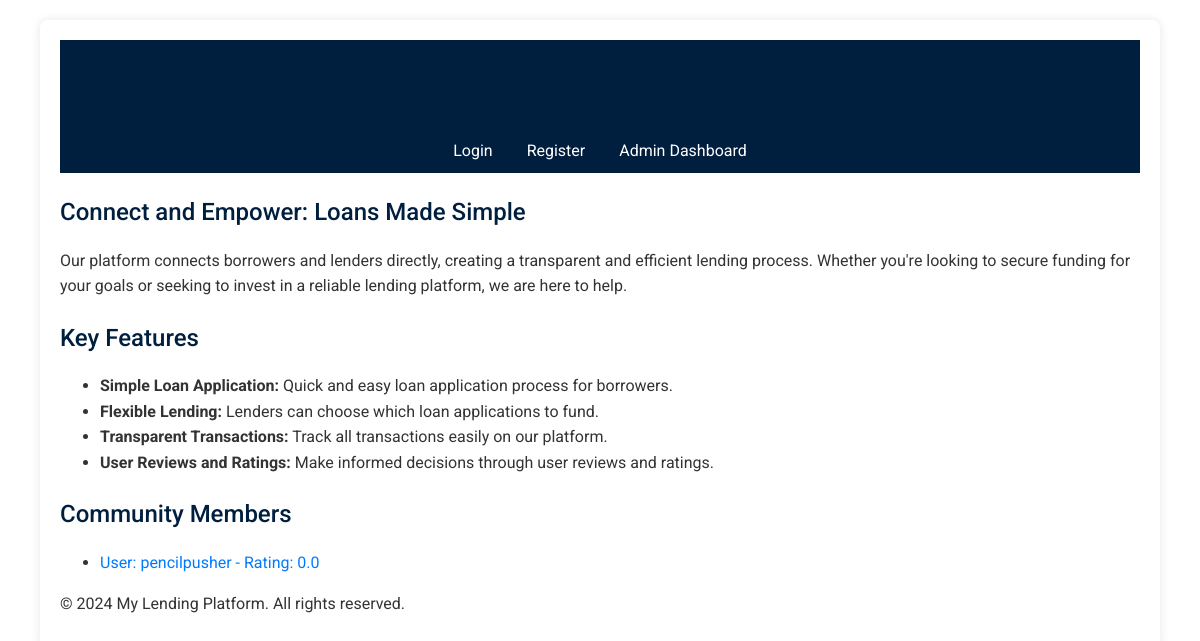
The app's page /, older data.
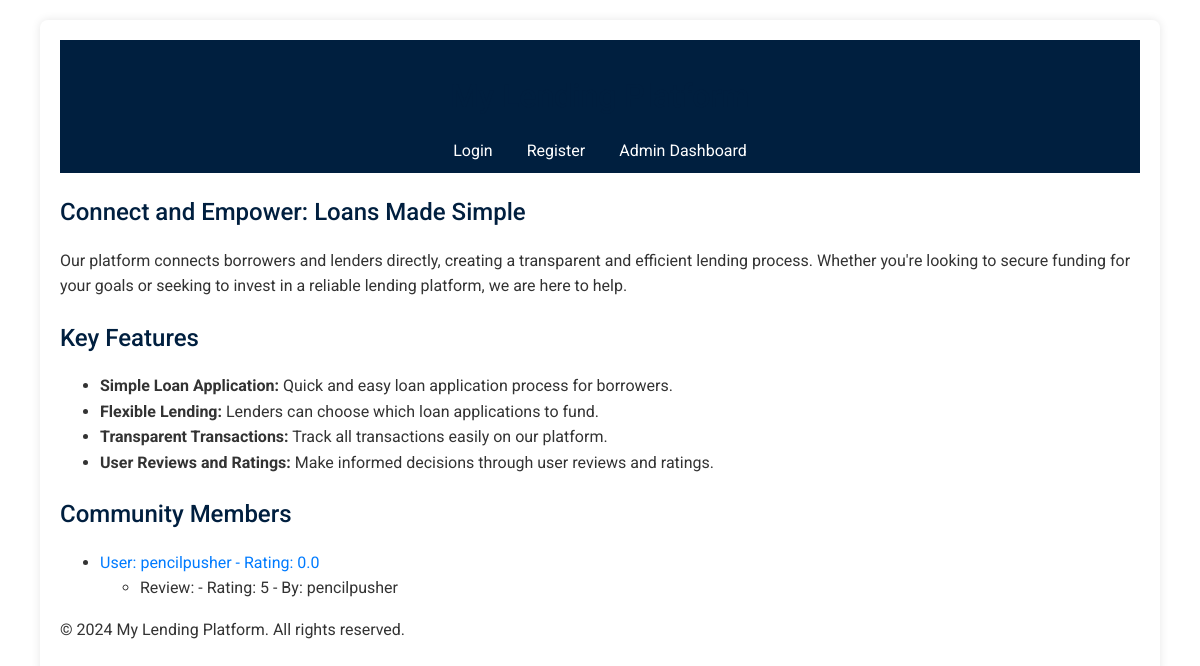
The same page, newer data.
### loans/models.py (models this page shows, shortened)
class User(AbstractUser):
    profile_picture = models.ImageField(upload_to='profile_pictures/', null=True, blank=True)
    phone_number = models.CharField(max_length=15, null=True, blank=True)
    rating = models.FloatField(default=0.0)
    number_of_loans = models.PositiveIntegerField(default=0)  # Number of loans taken
    number_of_loans_repaid = models.PositiveIntegerField(default=0)  # Number of loans repaid

class Review(models.Model):
    reviewer = models.ForeignKey(User, on_delete=models.CASCADE, related_name='reviews_given')
    reviewed_user = models.ForeignKey(User, on_delete=models.CASCADE, related_name='reviews_received')
    rating = models.PositiveIntegerField()  # 1 to 5 stars
    comment = models.TextField(null=True, blank=True)
    created_at = models.DateTimeField(auto_now_add=True)

### loans/views.py (the view)
# urls.py: path('', views.home, name='home'),  # Homepage of the 'loans' app
def home(request):
    users = User.objects.all()
    is_lender_user = is_lender(request.user)
    is_borrower_user = is_borrower(request.user)
    return render(request, 'loans/home.html', {'users':users, 'is_lender': is_lender_user, 'is_borrower': is_borrower_user})

### loans/views.py (called while the page is built)
def is_lender(user):
    return user.groups.filter(name='Lender').exists()

def is_borrower(user):
    return user.groups.filter(name='Borrower').exists()

### loans/templates/loans/home.html
{% extends 'basic_generic.html' %}
{% block content %}
{% load static %}
    <main>
        <section>
            <h2>Connect and Empower: Loans Made Simple</h2>
            <p>Our platform connects borrowers and lenders directly, creating a transparent and efficient lending process. Whether you're looking to secure funding for your goals or seeking to invest in a reliable lending platform, we are here to help.</p>
        </section>
        <section>
            <h2>Key Features</h2>
            <ul>
                <li><strong>Simple Loan Application:</strong> Quick and easy loan application process for borrowers.</li>
                <li><strong>Flexible Lending:</strong> Lenders can choose which loan applications to fund.</li>
                <li><strong>Transparent Transactions:</strong> Track all transactions easily on our platform.</li>
                <li><strong>User Reviews and Ratings:</strong> Make informed decisions through user reviews and ratings.</li>
            </ul>
        </section>
        <section>
             <h2>Community Members</h2>
            <ul>
                {% for user in users %}
                    <li>
                      <a href="{% url 'loans:submit_review' user.id %}">
                        User: {{ user.username }} - Rating: {{ user.rating }}
                      </a>
                        <ul>
                            {% for review in user.reviews_received.all %}
                               <li>Review: {{ review.comment }} - Rating: {{ review.rating }}  - By: {{review.reviewer.username}} </li>
                            {% endfor %}
                         </ul>
                     </li>
                {% endfor %}
            </ul>
        </section>
    </main>
{% endblock %}

### moneylending_platform/templates/basic_generic.html (shortened to what this page needs)
{% load static %}
<!DOCTYPE html>
<html lang="en">
<head>
    <link rel="stylesheet" href="{% static 'css/style.css' %}">
</head>
<body class="container">
    <header>
         <h1>My Lending Platform</h1>
        <nav>
            <ul>
                 {% if user.is_authenticated %}
                <li><a href="{% url 'loans:loan_application' %}">Apply for a Loan</a></li>
                 {% if is_lender %}
                    <li><a href="{% url 'loans:lender_dashboard' %}">Lender Dashboard</a></li>
                {% endif %}
                 {% if is_borrower %}
                    <li><a href="{% url 'loans:borrower_dashboard' %}">Borrower Dashboard</a></li>
                 {% endif %}
                    <li><a href="{% url 'loans:logout' %}">Logout</a></li>
                {% else %}
                <li><a href="{% url 'loans:login' %}">Login</a></li>
                <li><a href="{% url 'loans:register' %}">Register</a></li>
                 {% endif %}
                 <li><a href="{% url 'admin:index' %}">Admin Dashboard</a></li>
            </ul>
        </nav>
    </header>
    <main>
        {% block content %}{% endblock %}
    </main>
    <footer>
        <p>© 2024 My Lending Platform. All rights reserved.</p>
    </footer>
</body>
</html>

### static/css/style.css (style rules this page uses)
body { font-family: 'Roboto', Arial, sans-serif; margin: 0; padding: 0; background-color: #ffffff; color: #333; line-height: 1.6; }
.container { width: 90%; max-width: 1200px; margin: 20px auto; padding: 20px; background-color: #fff; border-radius: 8px; box-shadow: 0 0 10px rgba(0, 0, 0, 0.1); }
h1, h2, h3 { color: #001f3f; font-weight: 500; margin-bottom: 15px; }
a { text-decoration: none; color: #007BFF; transition: color 0.3s ease; }
header { background-color: #001f3f; padding: 10px 0; color: #fff; text-align: center; }
nav ul { list-style: none; padding: 0; margin: 0; }
nav ul li { display: inline; margin: 0 15px; }
nav ul li a { color: #fff; transition: color 0.3s ease; }

Row changes from the older to the newer data that the page shows:
added Review: rating "5", reviewer.username "pencilpusher"
